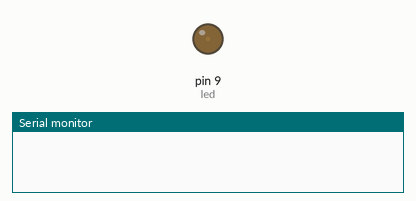
Bench run of a sketch on a simulated Arduino Uno, built with avr-gcc and run on an emulated ATmega328P. Shown: output pins drawn as LEDs (lit = HIGH), the last lines printed to the serial monitor.

Above: at 0.05 s.
At 0.95 s:
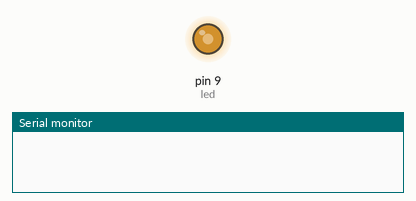
At 1.4 s:
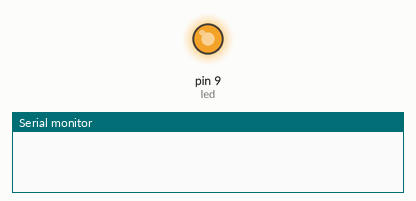
At 2.75 s:
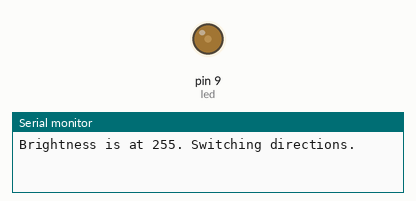
Timing chart, 0 to 7.0 s (numbered marks = the images above):
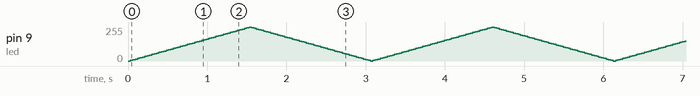

The sketch:

Example3-3.ino
```cpp
int led = 9;
int brightness = 0;
int fadeAmount = 5;

void setup() {
	pinMode(led, OUTPUT);
	Serial.begin(9600);
}

void loop() {
	analogWrite(led, brightness);

	brightness = brightness + fadeAmount;

	if (brightness == 0 || brightness == 255) {
		Serial.print ("Brightness is at ");
		Serial.print (brightness);
		Serial.println (". Switching directions.");
		fadeAmount = -fadeAmount;
	}

	delay(30);
}
```
